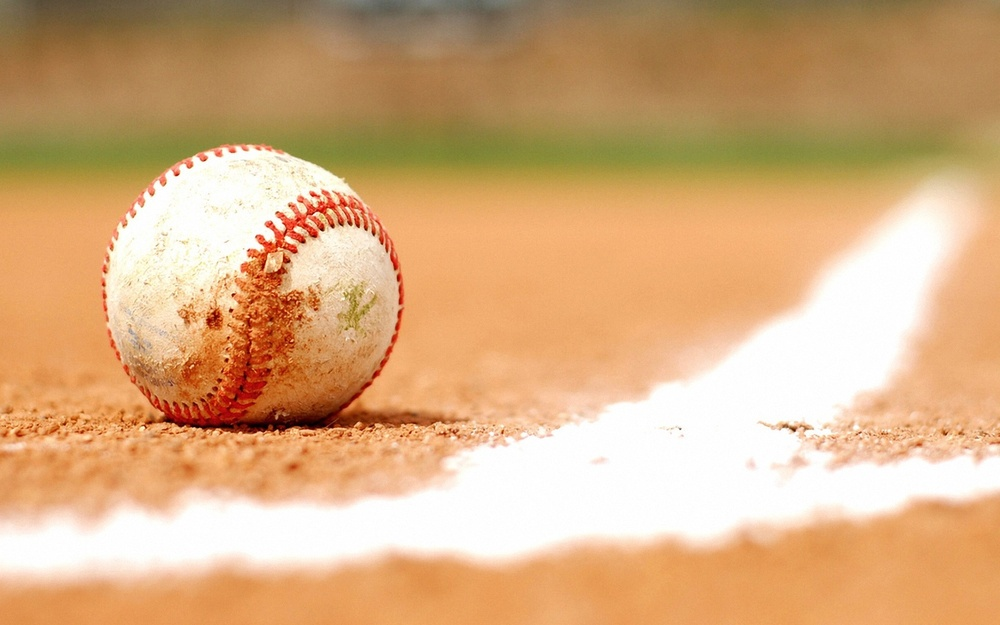
#> input picture data/images/baseball.jpg, 1000 x 625 px, shrunk from 1920 x 1200 before the run
$ jupyter execute --allow-errors '002 Image Split Channels.ipynb'   (shell and % lines are left out)   (Python 2 division)   (older library calls are emulated)
#> lines starting #> are read from the running program, lines starting #| are printed output that depends on the picture
[cell 1]
%pylab inline
import numpy as np
import cv2

[cell 2]
img1 = cv2.imread('../data/images/baseball.jpg', cv2.CV_LOAD_IMAGE_COLOR)
#> img1 is the input picture: shape (625, 1000, 3); mean B, G, R 128, 172.6, 215.1
img2 = cv2.imread('../data/images/art.jpg', cv2.CV_LOAD_IMAGE_COLOR)
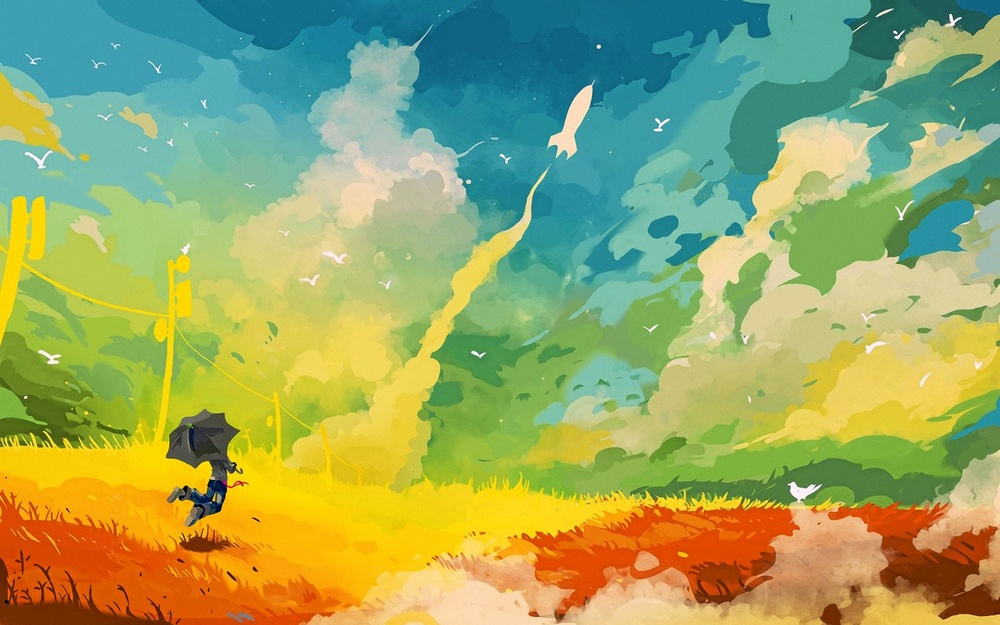
#> input picture data/images/art.jpg, 1000 x 625 px, shrunk from 1920 x 1200 before the run
#> img2 is the input picture: shape (625, 1000, 3); mean B, G, R 100.5, 167.5, 153

[cell 3]
print 'Shape:',  img1.shape
#| Shape: (625, 1000, 3)
print 'Type :', img1.dtype
#| Type : uint8
print 'Total number of pixels:', img1.size
#| Total number of pixels: 1875000

#> (a cell that did not finish here is left out)

[cell 5]
b1, g1, r1 = cv2.split(img1)
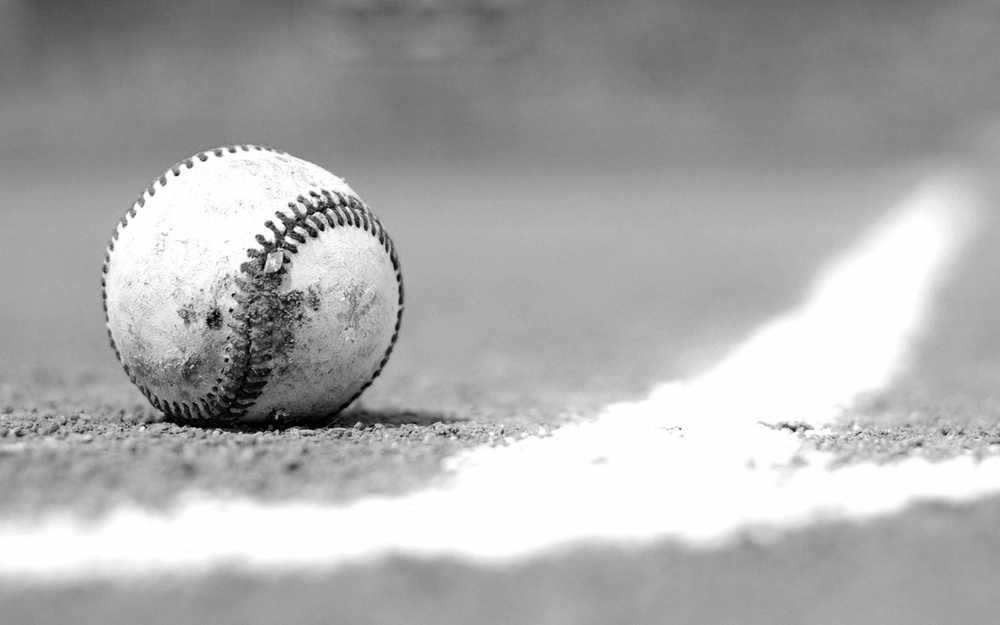
#> g1: shape (625, 1000); min 0, max 255, mean 172.6
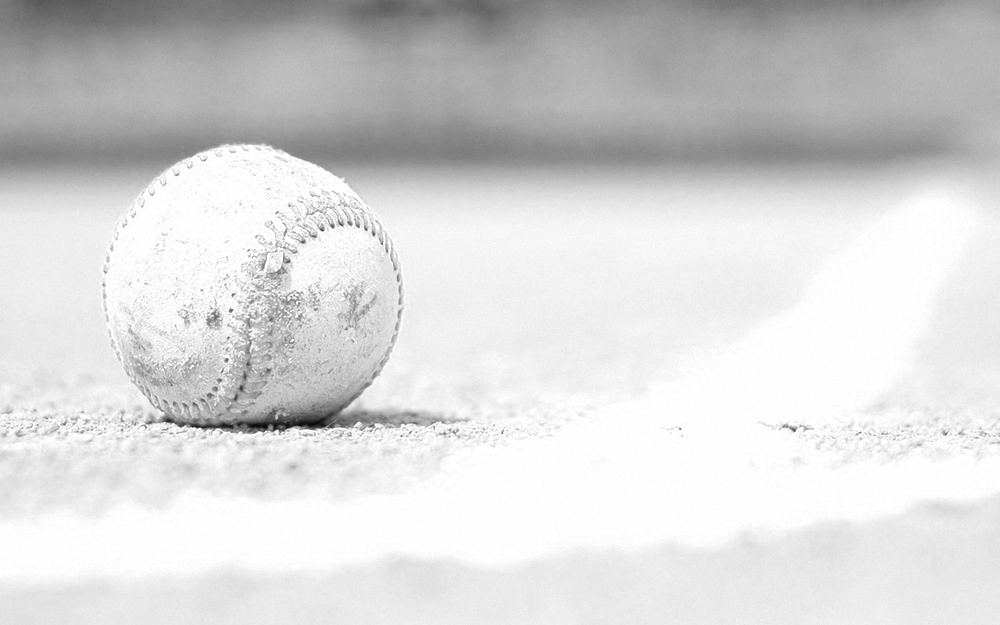
#> r1: shape (625, 1000); min 6, max 255, mean 215.1
b2, g2, r2 = cv2.split(img2)
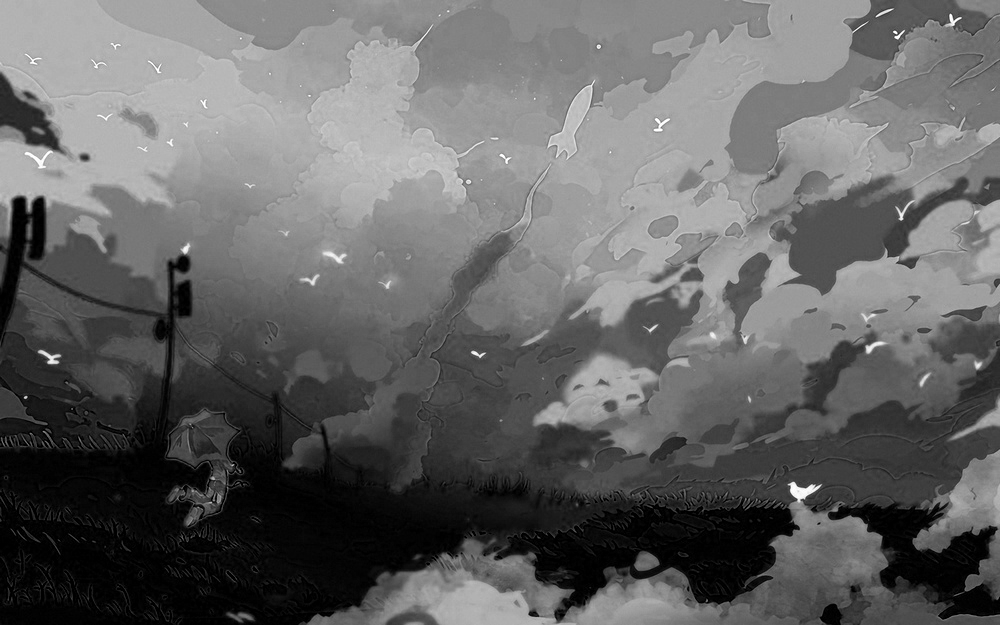
#> b2: shape (625, 1000); min 0, max 255, mean 100.5
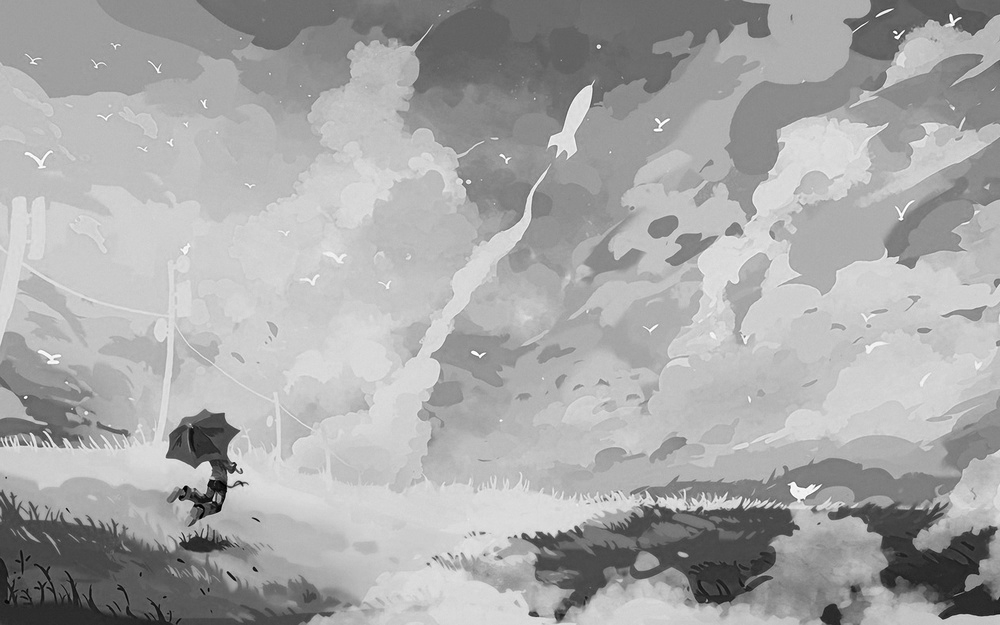
#> g2: shape (625, 1000); min 0, max 255, mean 167.5
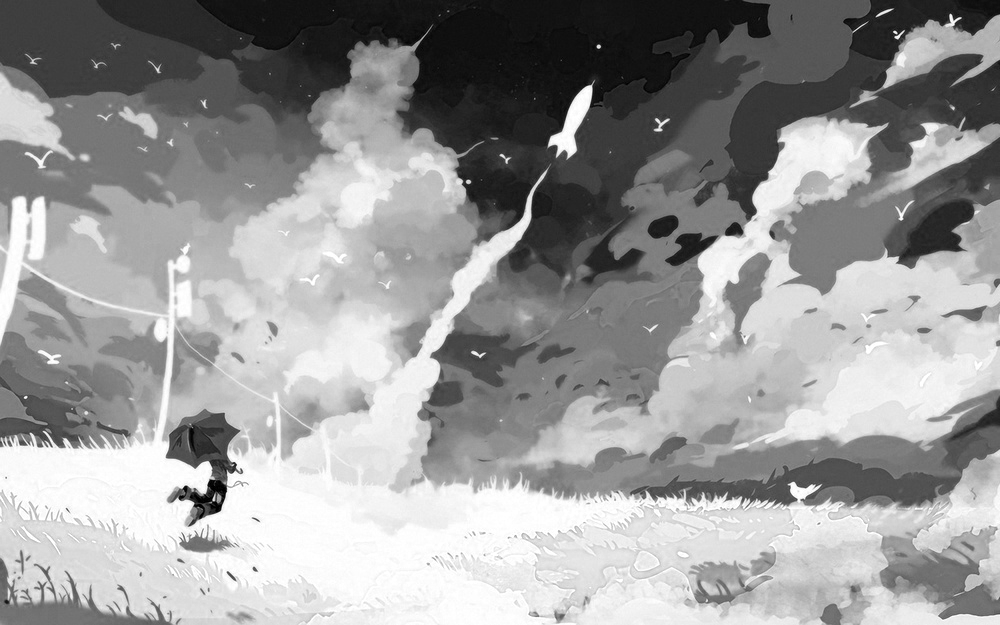
#> r2: shape (625, 1000); min 0, max 255, mean 153
img3 = cv2.merge((b2, g1, r2))
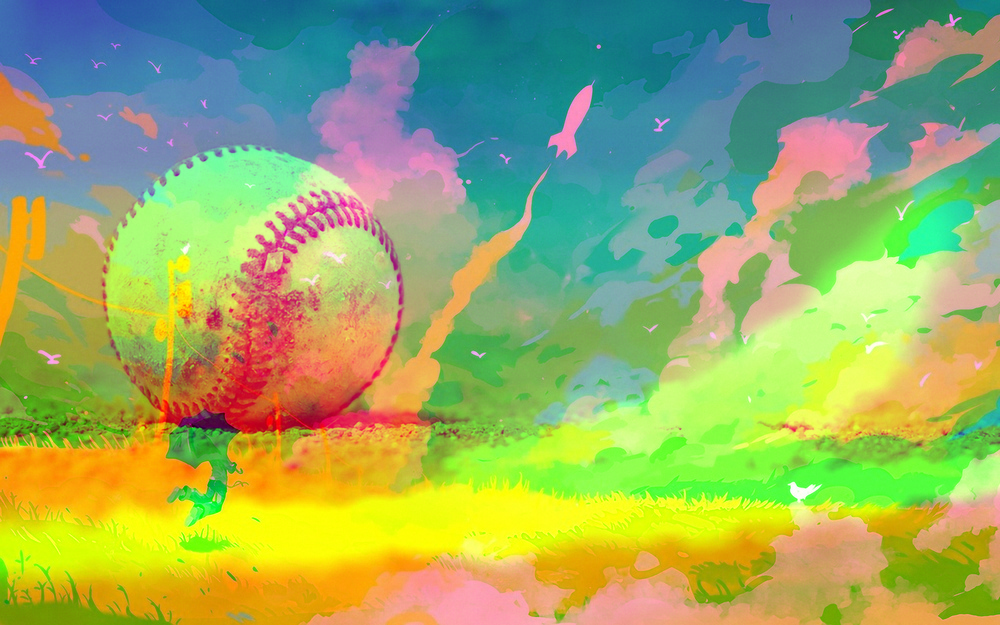
#> img3: shape (625, 1000, 3); mean B, G, R 100.5, 172.6, 153

#> (the rest of this cell did not finish here and is left out)
